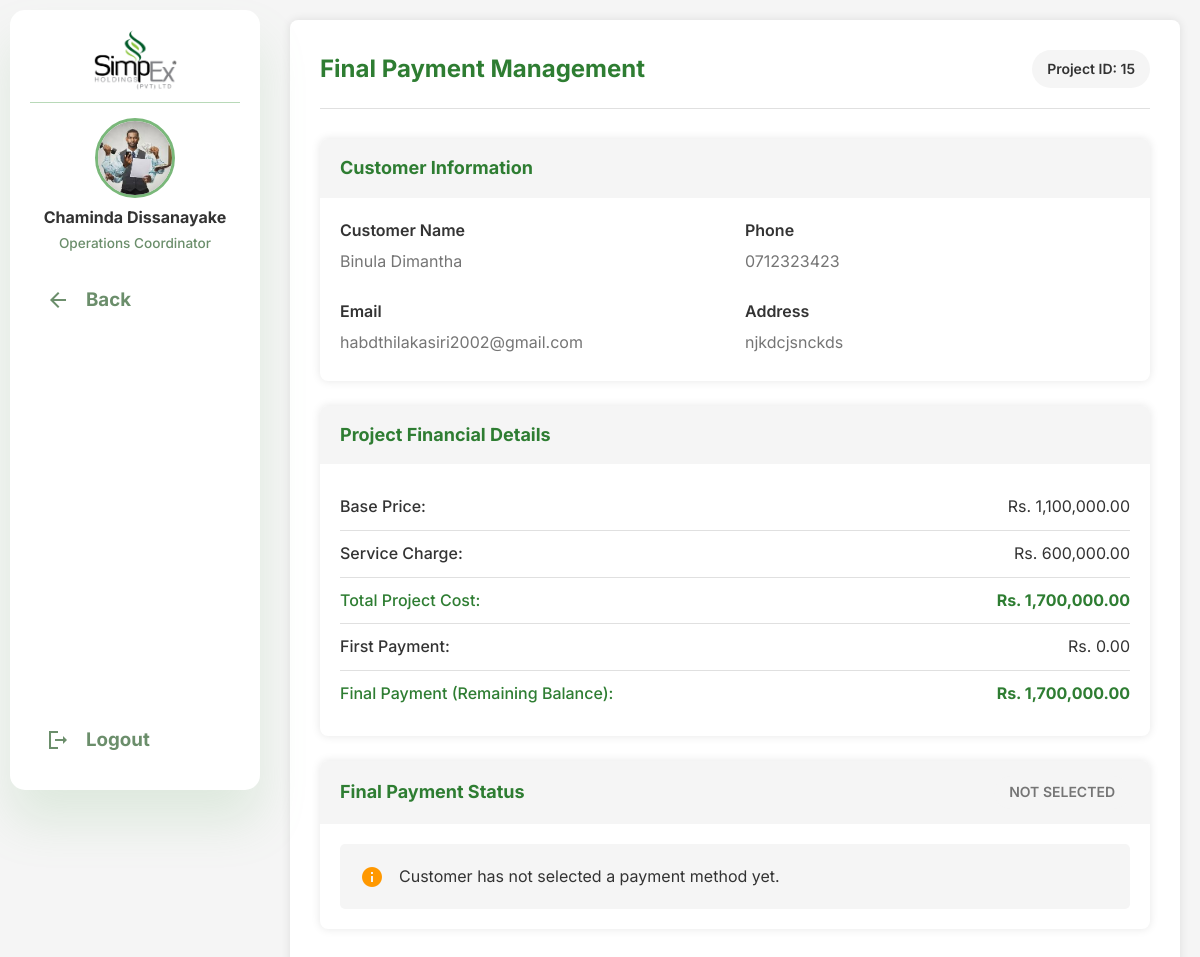
/operationsCoordinator/finalPayment/15 (signed in), run on the app's committed database.
### tables this page shows
CREATE TABLE `projects` (
  `project_id` int NOT NULL,
  `pre_project_id` int DEFAULT NULL,
  `customer_id` int DEFAULT NULL,
  `quotation_id` int DEFAULT NULL,
  `agreement_id` int DEFAULT NULL,
  `package_id` int DEFAULT NULL,
  `custom_package_id` int DEFAULT NULL,
  `status` enum('active','completed','cancelled') DEFAULT NULL,
  `current_phase` enum('document_submission','first_payment','installation','final_payment','engineer_approval','grid_connection','completed') DEFAULT NULL,
  `created_at` timestamp NULL DEFAULT CURRENT_TIMESTAMP,
  `updated_at` timestamp NULL DEFAULT CURRENT_TIMESTAMP ON UPDATE CURRENT_TIMESTAMP,
  `equipment_released` tinyint(1) DEFAULT '0'
);

CREATE TABLE `project_agreements` (
  `agreement_id` int NOT NULL,
  `review_id` int NOT NULL,
  `quotation_id` int NOT NULL,
  `pre_project_id` int NOT NULL,
  `system_capacity` decimal(10,2) DEFAULT NULL,
  `estimated_generation` decimal(10,2) DEFAULT NULL,
  `base_price` decimal(15,2) DEFAULT NULL,
  `service_charge` decimal(15,2) DEFAULT NULL,
  `total_price` decimal(15,2) DEFAULT NULL,
  `notes` text,
  `revision_request` text,
  `coordinator_signature_id` int DEFAULT NULL,
  `customer_signature` varchar(255) DEFAULT NULL,
  `status` enum('pending','revision_requested','signed','completed','cancelled') DEFAULT NULL,
  `valid_until` date DEFAULT NULL,
  `created_at` timestamp NULL DEFAULT CURRENT_TIMESTAMP,
  `updated_at` timestamp NULL DEFAULT CURRENT_TIMESTAMP ON UPDATE CURRENT_TIMESTAMP
);

### app/controllers/OperationsCoordinator.php (called while the page is built, shortened)
<?php
class OperationsCoordinator extends Controller
{
    private $projectModel;
    public function __construct()
    {
        $this->projectModel = $this->model('M_CustomerProject');
    }
    public function finalPayment($projectId = null)
    {
        $project = $this->projectModel->getProjectById($projectId);
        $customerDetails = $this->projectModel->getCustomerDetailsByProjectId($projectId);
        if ($customerDetails) {
            foreach ($customerDetails as $key => $value) {
                $project->$key = $value;
            }
        }
        $payment = $this->projectModel->getProjectPayment($projectId, 'final_payment');
        $bankSlip = null;
        $firstPaymentAmount = 0;
        $agreement = $this->projectModel->getAgreementById($project->agreement_id);
        $finalPaymentAmount = 0;
        if ($agreement) {
            $finalPaymentAmount = $agreement->total_price - $firstPaymentAmount;
        }
        $data = [
            'project' => $project,
            'payment' => $payment,
            'bank_slip' => $bankSlip,
            'first_payment_amount' => $firstPaymentAmount,
            'final_payment_amount' => $finalPaymentAmount,
            'agreement' => $agreement
        ];
        $this->view('operationsCoordinator/v_finalPayment', $data);
    }
}

### app/libraries/Core.php (called while the page is built, shortened)
<?php
class Core{
    protected $currentMethod = 'index';
    public function __construct(){
        $url = $this->getUrl();
        if (isset($url[0]) && file_exists('../app/controllers/' . ucwords($url[0]) . '.php')) {
            unset($url[0]);
        } else if (isset($url[0])) {
            $this->handle404();
            return;
        }
        $this->currentController = new $this->currentController;
        if(isset($url[1])){
            if(method_exists($this->currentController, $url[1])){
                $this->currentMethod= $url[1];
                unset($url[1]);
            } else {
                $this->handle404();
                return;
            }
        }
        $this->params= $url ? array_values($url) : [];
        call_user_func_array([$this->currentController, $this->currentMethod], $this->params);
    }
    public function getUrl(){
        if (isset($_GET['url'])){
            $url = rtrim($_GET['url'], '/');
            $url = filter_var($url, FILTER_SANITIZE_URL);
            $url = explode('/', $url);
            return $url;
        }
        return [];
    }
}
?>

### public/index.php (called while the page is built, shortened)
<?php
   $init = new Core;
?>

### app/libraries/Database.php (called while the page is built, shortened)
<?php
    class Database{
        private $host= DB_HOST;
        private $user= DB_USER;
        private $password= DB_PASSWORD;
        private $dbname= DB_NAME;
        private $dbh;
        private $statement;
        public function __construct(){
            $dsn = 'mysql:host=' . $this->host . ';dbname=' . $this->dbname;
            $options= array(
                PDO::ATTR_PERSISTENT=>true,
                PDO::ATTR_ERRMODE=> PDO::ERRMODE_EXCEPTION
            );
            try{
                $this->dbh= new PDO($dsn, $this->user, $this->password, $options);
            }
            catch(PDOException $e){
                $this->error= $e->getMessage();
                echo $this->error;
            }
        }
        public function query($sql){
            $this->statement= $this->dbh->prepare($sql);
        }
        public function bind($param, $value,$type=NULL){
            if(is_null($type)){
                switch(true){
                    case is_int($value):
                        $type=PDO::PARAM_INT;
                        break;
                    default:
                    $type= PDO::PARAM_STR;
                }
            }
            $this->statement->bindValue($param, $value, $type);
        }
        public function execute(){
            try {
                return $this->statement->execute();
            } catch (PDOException $e) {
                error_log("Database error: " . $e->getMessage());
                return false;
            }
        }
        public function single(){
            $this->execute();
            return $this->statement->fetch(PDO::FETCH_OBJ);
        }
    }
?>

### app/models/M_CustomerProject.php (called while the page is built, shortened)
<?php
class M_CustomerProject
{
    private $db;
    public function __construct()
    {
        $this->db = new Database;
    }
    public function getProjectById($projectId)
    {
        $this->db->query('SELECT
            p.*,
            rq.system_capacity,
            rq.estimated_generation,
            rq.base_price,
            rq.service_charge,
            rq.total_price
            FROM projects p
            LEFT JOIN reviewed_quotations rq ON p.quotation_id = rq.review_id
            WHERE p.project_id = :project_id');
        $this->db->bind(':project_id', $projectId);
        return $this->db->single();
    }
    public function getCustomerDetailsByProjectId($projectId)
    {
        $this->db->query('SELECT u.name as customer_name, u.email, u.phone, cq.address, cq.nearest_city as location
                     FROM projects p
                     LEFT JOIN users u ON p.customer_id = u.user_id
                     LEFT JOIN customerquotation cq ON p.pre_project_id = cq.pre_project_id
                     WHERE p.project_id = :project_id');
        $this->db->bind(':project_id', $projectId);
        return $this->db->single();
    }
    public function getAgreementById($agreementId)
    {
        $this->db->query('SELECT * FROM project_agreements WHERE agreement_id = :agreement_id');
        $this->db->bind(':agreement_id', $agreementId);
        return $this->db->single();
    }
    public function getProjectPayment($projectId, $phase)
    {
        $this->db->query('SELECT * FROM project_payments
                    WHERE project_id = :project_id
                    AND payment_phase = :payment_phase
                    ORDER BY created_at DESC
                    LIMIT 1');
        $this->db->bind(':project_id', $projectId);
        $this->db->bind(':payment_phase', $phase);
        return $this->db->single();
    }
}

### app/views/operationsCoordinator/v_finalPayment.php (the view, shortened to what this page needs)
<link rel="stylesheet" href="<?php echo URLROOT; ?>/css/operationsCoordinator/finalPayment.css">
</head>
<body>
    <div class="dashboard-container">
        <div class="sidebar" id="sidebar">
            <div class="company-logo">
                <img src="<?php echo URLROOT; ?>/public/assets/simpex-logo-sidebar.png" alt="Simpex Solar Logo">
            </div>
            <div class="user-profile">
                <img src="<?php echo isset($_SESSION['user_picture']) && !empty($_SESSION['user_picture']) ? URLROOT . '/public/uploads/profile_pictures/' . $_SESSION['user_picture'] : URLROOT . '/public/assets/profile.png'; ?>" alt="User profile picture" class="profile-picture" />
                <div class="user-info">
                    <h4><?php echo isset($_SESSION['user_name']) ? $_SESSION['user_name'] : 'User Name'; ?></h4>
                    <p>Operations Coordinator</p>
                </div>
            </div>
            <a href="<?php echo URLROOT ?>/operationsCoordinator/manageAproject/<?php echo $data['project']->project_id; ?>">
                <span class="material-icons-sharp">arrow_back</span>
                <h3>Back</h3>
            </a>
            <a href="<?php echo URLROOT; ?>/users/logout">
                <span class="material-icons-sharp">logout</span>
                <h3>Logout</h3>
            </a>
        </div>
        <div class="main-content">
            <div class="container">
                <div class="page-header">
                    <h1>Final Payment Management</h1>
                    <span class="project-id">Project ID: <?php echo $data['project']->project_id; ?></span>
                </div>
                <div class="card customer-card">
                    <div class="card-header">
                        <h2>Customer Information</h2>
                    </div>
                    <div class="card-body">
                        <div class="info-grid">
                            <div class="info-item">
                                <p class="info-label">Customer Name</p>
                                <p class="info-value"><?php echo $data['project']->customer_name; ?></p>
                            </div>
                            <div class="info-item">
                                <p class="info-label">Phone</p>
                                <p class="info-value"><?php echo $data['project']->phone; ?></p>
                            </div>
                            <div class="info-item">
                                <p class="info-label">Email</p>
                                <p class="info-value"><?php echo $data['project']->email; ?></p>
                            </div>
                            <div class="info-item">
                                <p class="info-label">Address</p>
                                <p class="info-value"><?php echo $data['project']->address ?? $data['project']->location; ?></p>
                            </div>
                        </div>
                    </div>
                </div>
                <div class="card finance-card">
                    <div class="card-header">
                        <h2>Project Financial Details</h2>
                    </div>
                    <div class="card-body">
                        <?php if ($data['agreement']): ?>
                            <div class="finance-row">
                                <span class="finance-label">Base Price:</span>
                                <span class="finance-value">Rs. <?php echo number_format($data['agreement']->base_price, 2); ?></span>
                            </div>
                            <div class="finance-row">
                                <span class="finance-label">Service Charge:</span>
                                <span class="finance-value">Rs. <?php echo number_format($data['agreement']->service_charge, 2); ?></span>
                            </div>
                            <div class="finance-row total">
                                <span class="finance-label">Total Project Cost:</span>
                                <span class="finance-value">Rs. <?php echo number_format($data['agreement']->total_price, 2); ?></span>
                            </div>
                            <div class="finance-row">
                                <span class="finance-label">First Payment:</span>
                                <span class="finance-value">Rs. <?php echo number_format($data['first_payment_amount'], 2); ?></span>
                            </div>
                            <div class="finance-row final-payment">
                                <span class="finance-label">Final Payment (Remaining Balance):</span>
                                <span class="finance-value">Rs. <?php echo number_format($data['final_payment_amount'], 2); ?></span>
                            </div>
                        <?php else: ?>
                            <p class="no-data">Agreement data not available</p>
                        <?php endif; ?>
                    </div>
                </div>
                <div class="card payment-card">
                    <div class="card-header">
                        <h2>Final Payment Status</h2>
                        <?php if (isset($data['payment']) && $data['payment']): ?>
                            <span class="status-badge <?php echo $data['payment']->payment_status ? 'completed' : 'pending'; ?>">
                                <?php echo $data['payment']->payment_status ? 'Completed' : 'Pending'; ?>
                            </span>
                        <?php else: ?>
                            <span class="status-badge not-selected">Not Selected</span>
                        <?php endif; ?>
                    </div>
                    <div class="card-body">
                        <?php if (!isset($data['payment']) || !$data['payment']): ?>
                            <div class="payment-message">
                                <i class="material-icons-sharp">info</i>
                                <p>Customer has not selected a payment method yet.</p>
                            </div>
                        <?php endif; ?>
                    </div>
                </div>
            </div>
        </div>
    </div>

### public/css/operationsCoordinator/styles.css (style rules this page uses)
:root { --theme-color: #7ab87a; --white: #fff; --sidebar-background: #f3f8f3; --sidebar-link-hover: rgba(122, 184, 122, 0.18); --sidebar-link-color: #6b8e6b; --sidebar-link-active-bg: rgba(122, 184, 122, 0.18); --sidebar-link-active-color: #4c724c; --text-color: #333; --success-color: #6fd649; --warning-color: #ffc107; --danger-color: #dc3545; }
* { box-sizing: border-box; margin: 0; padding: 0; }
body { font-family: "Segoe UI", Tahoma, Geneva, Verdana, sans-serif; line-height: 1.6; color: var(--text-color); background-color: var(--sidebar-background); }
.dashboard-container { display: flex; min-height: 100vh; }
.sidebar { width: 250px; background-color: var(--white); padding: 20px; display: flex; flex-direction: column; border-radius: 15px; box-shadow: 0 2rem 3rem var(--sidebar-link-hover); height: calc(100vh - 20px); justify-content: flex-start; transition: all 0.3s ease-in-out; margin: 10px; z-index: 1000; text-decoration: none; position: -webkit-sticky; position: sticky; top: 10px; overflow-y: auto; overflow-x: hidden; }
.sidebar a { display: flex; align-items: center; color: var(--sidebar-link-color); height: 3.7rem; gap: 1rem; position: relative; transition: all 0.3s ease; width: 100%; padding-left: 1rem; text-decoration: none; }
.sidebar a:last-child { margin-top: auto; }
.company-logo { text-align: center; padding: 0; border-bottom: 1px solid rgba(122, 184, 122, 0.534); margin-bottom: 15px; }
.company-logo img { max-width: 40%; height: auto; }
.user-profile { display: flex; flex-direction: column; align-items: center; margin-bottom: 15px; padding:0; border-bottom: 1px solid rgba(255, 255, 255, 0.1); }
.profile-picture { width: 80px; height: 80px; border-radius: 50%; object-fit: cover; margin-bottom: 5px; border: 3px solid var(--theme-color); }
.user-info { text-align: center; }
.user-info h4 { margin: 2px 0; color: var(--text-color); font-weight:700; text-transform: capitalize; }
.user-info p { margin: 0; color: var(--sidebar-link-color); font-size: 0.85rem; font-weight: 500; }
.main-content { flex-grow: 1; padding: 20px; overflow-y: auto; }
.container { max-width: 1200px; margin: 0 auto; padding: 20px; }

### public/css/notification.css (style rules this page uses)
.sidebar a { position: relative; }

### data on the page
projects: project_id "15"
project_agreements: base_price "1,100,000.00", service_charge "600,000.00", total_price "1,700,000.00"

### other printed values
$_SESSION['user_name'] "Chaminda Dissanayake"
$data['project']->customer_name "Binula Dimantha"
$data['project']->phone "0712323423"
$data['project']->email "habdthilakasiri2002@gmail.com"
$data['project']->address "njkdcjsnckds"
$data['first_payment_amount'] "0.00"
$data['final_payment_amount'] "1,700,000.00"
